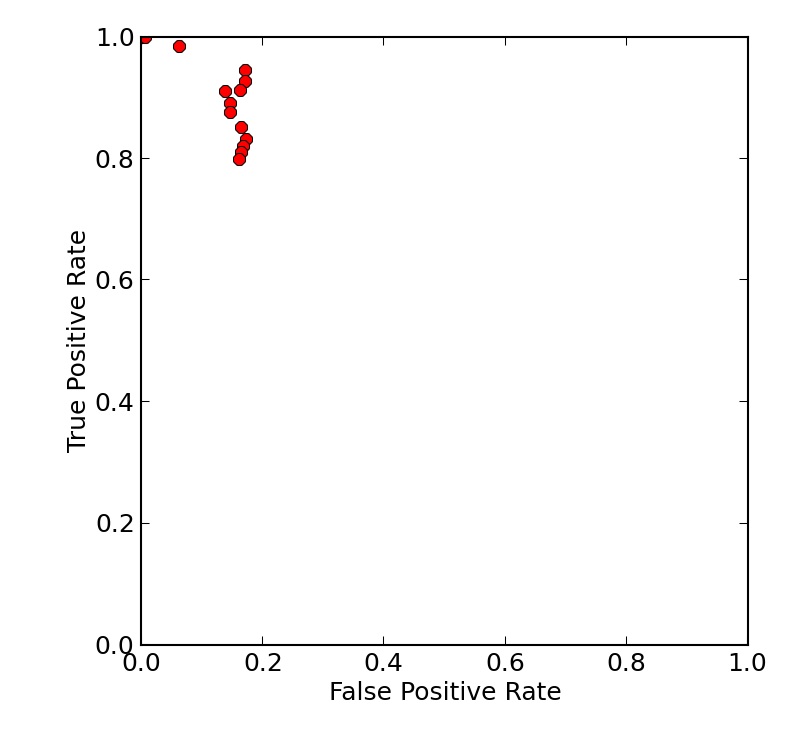

This figure's Python source:
#!/usr/bin/env python2.7
import pdb
import random

import matplotlib.pyplot as plt
import numpy as np

testfile = 'H.test'
predfile = 'r.pred'

def scan(name, function): 
  file = open(name, 'r')
  L = []
  while 1:
    line = file.readline()
    if not line: break
    L.append(function(line))
  file.close()
  return L

def process(line):
  if line[0] == '-':
    return 0
  else:
    return 1

def compare(testset, predset):
  ### Randomly shuffle data to prevent
  # case of zero positives or negatives
  # in test data set
  # lines = range(0,len(testset))
  # random.shuffle(lines)
  # new_testset = []
  # new_predset = []
  # for l in range(0,len(testset)):
  #   new_testset.append(testset[lines[l]])
  #   new_predset.append(predset[lines[l]])
  # testset = new_testset
  # predset = new_predset
  
  if (len(testset) != len(predset)):
    print "mismatched file length"
    return
  i  = 0
  TP = 0
  FP = 0
  TN = 0
  FN = 0
  P  = 0
  N  = 0
  for value in testset:
    if value > 0:
      if (value == predset[i]):
        # True Positive
        TP += 1
      else:
        # False Negative
        FP += 1
      P += 1
    else:
      if (value == predset[i]):
        # True Negative
        TN += 1
      else:
        # False Positive
        FN += 1
      N += 1
    i += 1

  TP = float(TP)
  FP = float(FP)
  TN = float(TN)
  FN = float(FN)
  P  = float(P)
  N  = float(N)

  if P == 0 :
    TPR = 0
  else:
    TPR = TP / P
  if N == 0:
    FPR = 0
  else:
    FPR = FP / N

  Recall    = TP / P
  Precision = TP / (TP+FP)
  Accuracy  = ((TP + TN) / (P + N))

  return [TP,FP,TN,FN,P,N,FPR,TPR,Precision,Recall,Accuracy,len(testset)]



testset = scan(testfile, process)
predset = scan(predfile, process)
result0 = compare(testset, predset)

TP        = result0[0]
FP        = result0[1]
TN        = result0[2]
FN        = result0[3]
P         = result0[4]
N         = result0[5]
FPR       = result0[6]
TPR       = result0[7]
Precision = result0[8]
Recall    = result0[9]
Accuracy  = result0[10]
length    = result0[11]

print
print "TP: %d" % TP
print "FP: %d" % FP
print "TN: %d" % TN
print "FN: %d" % FN
print "P:  %d" % P
print "N:  %d" % N
print
print "FPR : %.2f" % FPR
print "TPR : %.2f" % TPR
print
print "Precision : %.2f" % Precision
print "Recall    : %.2f" % Recall
print "Accuracy  : %.2f" % Accuracy
#print "F-Measure : %s" % FMeasure

threshold = []
result    = []
plot      = []
subTest   = []
subPred   = []

for i in range(0, 20):
  threshold.append( int((length / 20)*(i + 1)))
  subTest.append(testset[:threshold[i]])
  subPred.append(predset[:threshold[i]])
  r = compare(subTest[i], subPred[i])
  result.append(r)
  plot.append([result[i][6], result[i][7]])

fig = plt.figure(1, figsize=(5.25, 5))
ax  = fig.add_subplot(111)
ax.set_xlabel('False Positive Rate')
ax.set_ylabel('True Positive Rate')
fig.subplots_adjust(top=0.95)
fig.subplots_adjust(bottom=0.14)
fig.subplots_adjust(left=0.18)
fig.subplots_adjust(right=0.95)

plt.plot(0,0)
for p in plot:
  plt.plot(p[0], p[1], 'ro')
plt.plot(1,1)
plt.savefig('ROC.png', dpi=150)
